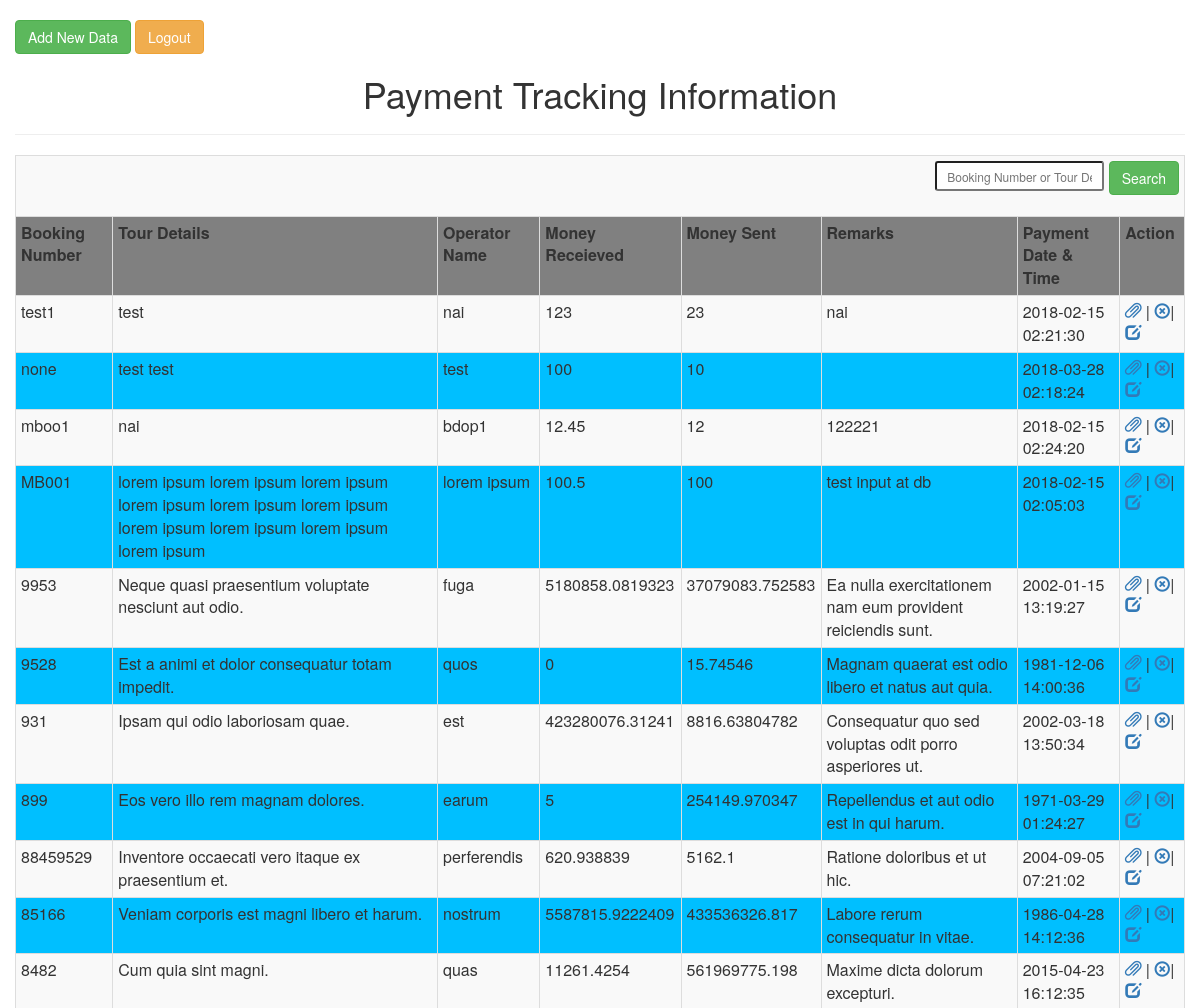
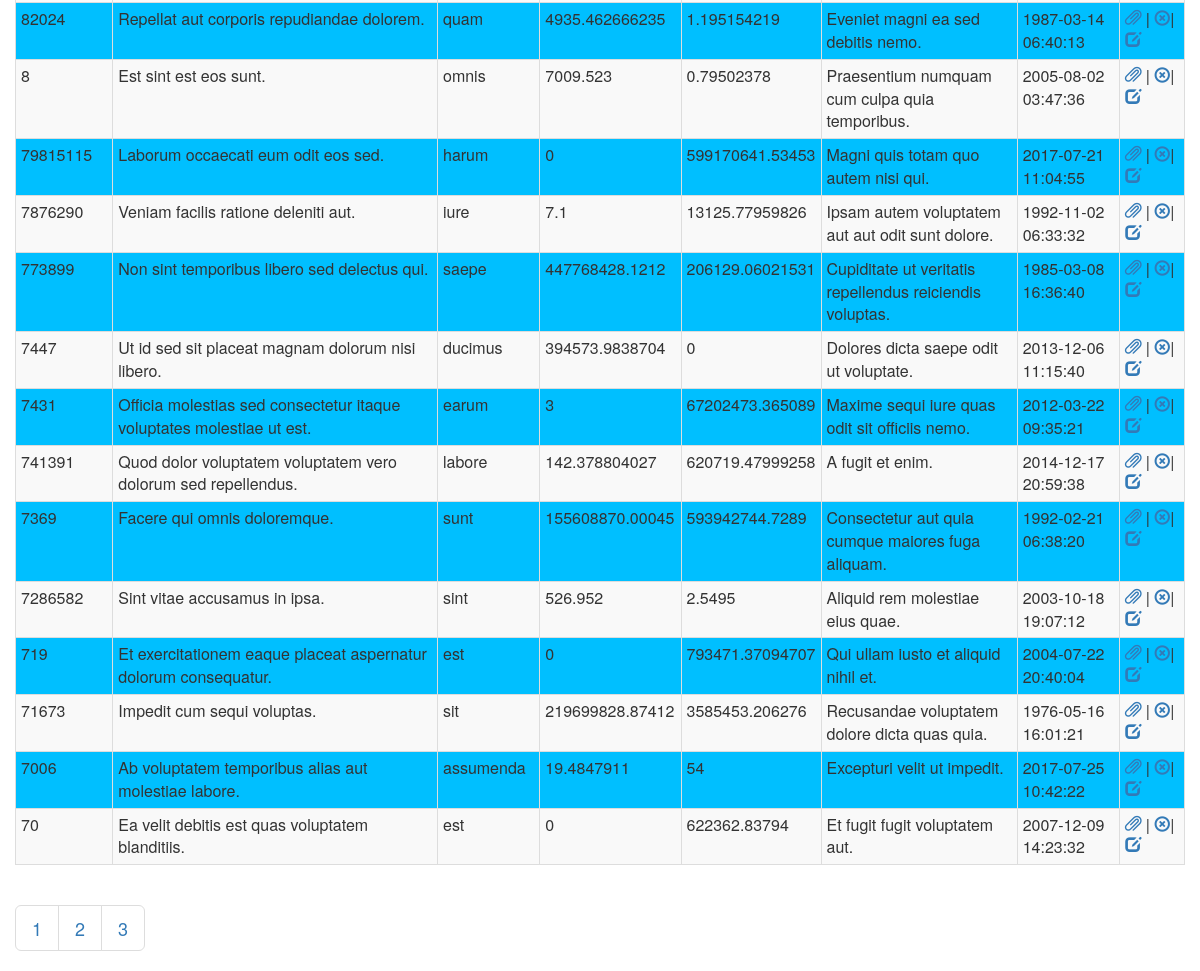
The page /admin.php (signed in) on the database its author committed (2 pictures, top to bottom).
### tables this page shows
CREATE TABLE IF NOT EXISTS `info` (
  `id` int(10) NOT NULL AUTO_INCREMENT,
  `booking_id` varchar(10) NOT NULL,
  `tour_detail` text NOT NULL,
  `operator_name` tinytext NOT NULL,
  `money_in` double NOT NULL,
  `money_out` double NOT NULL,
  `file_link` tinytext NOT NULL,
  `remarks` tinytext NOT NULL,
  `date_time` timestamp NOT NULL DEFAULT CURRENT_TIMESTAMP,
  `deleted_at` timestamp NULL DEFAULT NULL,
  PRIMARY KEY (`id`)
);

### admin.php (the view, shortened to what this page needs)
<?php
if (!(isset($_SESSION['un']))){
    header("location:index.php");
}
else {
    require_once("config.php");
	$limit = 25;
	if (isset($_GET["page"])) { $page  = $_GET["page"]; } else { $page=1; };
	$start_from = ($page-1) * $limit;
  	$sql = "SELECT * FROM info where deleted_at is NULL order by booking_id DESC LIMIT $start_from, $limit";
	$rs_result = mysqli_query ($conn,$sql);
}
?>
<html>
<head>
    <link rel="stylesheet" href="css.css">
        <link rel="stylesheet" href="css/bootstrap.min.css">
</head>
<body class="container-fluid">
<br>
<a href="add.php"> <span class="btn btn-success">Add New Data</span></a>
<a href="logout.php"><span class="btn btn-warning">Logout</span></a>
<center><h1>Payment Tracking Information</h1></center><hr>
<table class="table table-striped table-bordered table-condensed">
<tr>
<td colspan="8">
<form method="get" action="search.php" style="float:right">
<input type="text" name="search" placeholder="Booking Number or Tour Details or Operator Name" class="input-sm"/>
<input type="submit" value="Search" class="btn btn-success"/>
</form>
</td>
</tr>
    <tr>
        <th>Booking Number</th>
        <th>Tour Details</th>
        <th>Operator Name</th>
        <th>Money Receieved</th>
        <th>Money Sent</th>
        <th>Remarks</th>
        <th>Payment Date & Time</th>
        <th>Action</th>
    </tr>
    <?php
    while($res=mysqli_fetch_array($rs_result)) {
        echo "<tr>";
        echo "<td>".$res['booking_id']."</td>";
		echo "<td>".$res['tour_detail']."</td>";
		echo "<td>".$res['operator_name']."</td>";
		echo "<td>".$res['money_in']."</td>";
		echo "<td>".$res['money_out']."</td>";
		echo "<td>".$res['remarks']."</td>";
		echo "<td>".$res['date_time']."</td>";
		echo "<td><a href=./".$res['file_link']." target='_blank'><span class='glyphicon glyphicon-paperclip'></span></a> | <a href=\"delete.php?id=$res[id]\" onClick=\"return confirm('Are you sure you want to delete?')\"><span class='glyphicon glyphicon-remove-circle'></span></a>|<a href=\"edit.php?id=$res[id]\"><span class='glyphicon glyphicon glyphicon-edit'></span></a></td>";
		 echo "</tr>";
    }
    ?>
</table>
<?php
	$sql = "SELECT COUNT(id) FROM info";
	$rs_result = mysqli_query($conn,$sql);
	$row = mysqli_fetch_row($rs_result);
	$total_records = $row[0];
	$total_pages = ceil($total_records / $limit);
	$pagLink = "<ul class='pagination pagination-lg'>";
	for ($i=1; $i<=$total_pages; $i++) {
             $pagLink .= "<li class='page-item'><a href='admin.php?page=".$i."'>".$i."</a></li>";
		};
	echo $pagLink . "</ul>";
?>
</body>
</html>

### css.css (style rules this page uses)
tr:nth-child(odd) { background: #58D3F7; }
tr:nth-child(even) { background: #00BFFF; }
th { background:grey; }

### rows shown on the page
info: booking "test1", tour_detail "test", operator_name "nai", money_in "123", money_out "23", remarks "nai", date_time "2018-02-15 02:21:30"
info: booking "none", tour_detail "test test", operator_name "test", money_in "100", money_out "10", date_time "2018-03-28 02:18:24"
info: booking "mboo1", tour_detail "nai", operator_name "bdop1", money_in "12.45", money_out "12", remarks "122221", date_time "2018-02-15 02:24:20"
info: booking "MB001", tour_detail "lorem ipsum lorem ipsum lorem ipsum lorem ipsum lorem ipsum lorem ipsum lorem ipsum lorem ipsum lorem ipsum lorem ipsum", operator_name "lorem ipsum", money_in "100.5", money_out "100", remarks "test input at db", date_time "2018-02-15 02:05:03"
info: booking "9953", tour_detail "Neque quasi praesentium voluptate nesciunt aut odio.", operator_name "fuga", money_in "5180858.0819323", money_out "37079083.752583", remarks "Ea nulla exercitationem nam eum provident reiciendis sunt.", date_time "2002-01-15 13:19:27"
info: booking "9528", tour_detail "Est a animi et dolor consequatur totam impedit.", operator_name "quos", money_in "0", money_out "15.74546", remarks "Magnam quaerat est odio libero et natus aut quia.", date_time "1981-12-06 14:00:36"
info: booking "931", tour_detail "Ipsam qui odio laboriosam quae.", operator_name "est", money_in "423280076.31241", money_out "8816.63804782", remarks "Consequatur quo sed voluptas odit porro asperiores ut.", date_time "2002-03-18 13:50:34"
info: booking "899", tour_detail "Eos vero illo rem magnam dolores.", operator_name "earum", money_in "5", money_out "254149.970347", remarks "Repellendus et aut odio est in qui harum.", date_time "1971-03-29 01:24:27"
info: booking "88459529", tour_detail "Inventore occaecati vero itaque ex praesentium et.", operator_name "perferendis", money_in "620.938839", money_out "5162.1", remarks "Ratione doloribus et ut hic.", date_time "2004-09-05 07:21:02"
info: booking "85166", tour_detail "Veniam corporis est magni libero et harum.", operator_name "nostrum", money_in "5587815.9222409", money_out "433536326.817", remarks "Labore rerum consequatur in vitae.", date_time "1986-04-28 14:12:36"
info: booking "8482", tour_detail "Cum quia sint magni.", operator_name "quas", money_in "11261.4254", money_out "561969775.198", remarks "Maxime dicta dolorum excepturi.", date_time "2015-04-23 16:12:35"
info: booking "82024", tour_detail "Repellat aut corporis repudiandae dolorem.", operator_name "quam", money_in "4935.462666235", money_out "1.195154219", remarks "Eveniet magni ea sed debitis nemo.", date_time "1987-03-14 06:40:13"
info: booking "8", tour_detail "Est sint est eos sunt.", operator_name "omnis", money_in "7009.523", money_out "0.79502378", remarks "Praesentium numquam cum culpa quia temporibus.", date_time "2005-08-02 03:47:36"
info: booking "79815115", tour_detail "Laborum occaecati eum odit eos sed.", operator_name "harum", money_in "0", money_out "599170641.53453", remarks "Magni quis totam quo autem nisi qui.", date_time "2017-07-21 11:04:55"
info: booking "7876290", tour_detail "Veniam facilis ratione deleniti aut.", operator_name "iure", money_in "7.1", money_out "13125.77959826", remarks "Ipsam autem voluptatem aut aut odit sunt dolore.", date_time "1992-11-02 06:33:32"
info: booking "773899", tour_detail "Non sint temporibus libero sed delectus qui.", operator_name "saepe", money_in "447768428.1212", money_out "206129.06021531", remarks "Cupiditate ut veritatis repellendus reiciendis voluptas.", date_time "1985-03-08 16:36:40"
info: booking "7447", tour_detail "Ut id sed sit placeat magnam dolorum nisi libero.", operator_name "ducimus", money_in "394573.9838704", money_out "0", remarks "Dolores dicta saepe odit ut voluptate.", date_time "2013-12-06 11:15:40"
info: booking "7431", tour_detail "Officia molestias sed consectetur itaque voluptates molestiae ut est.", operator_name "earum", money_in "3", money_out "67202473.365089", remarks "Maxime sequi iure quas odit sit officiis nemo.", date_time "2012-03-22 09:35:21"
info: booking "741391", tour_detail "Quod dolor voluptatem voluptatem vero dolorum sed repellendus.", operator_name "labore", money_in "142.378804027", money_out "620719.47999258", remarks "A fugit et enim.", date_time "2014-12-17 20:59:38"
info: booking "7369", tour_detail "Facere qui omnis doloremque.", operator_name "sunt", money_in "155608870.00045", money_out "593942744.7289", remarks "Consectetur aut quia cumque maiores fuga aliquam.", date_time "1992-02-21 06:38:20"
info: booking "7286582", tour_detail "Sint vitae accusamus in ipsa.", operator_name "sint", money_in "526.952", money_out "2.5495", remarks "Aliquid rem molestiae eius quae.", date_time "2003-10-18 19:07:12"
info: booking "719", tour_detail "Et exercitationem eaque placeat aspernatur dolorum consequatur.", operator_name "est", money_in "0", money_out "793471.37094707", remarks "Qui ullam iusto et aliquid nihil et.", date_time "2004-07-22 20:40:04"
info: booking "71673", tour_detail "Impedit cum sequi voluptas.", operator_name "sit", money_in "219699828.87412", money_out "3585453.206276", remarks "Recusandae voluptatem dolore dicta quas quia.", date_time "1976-05-16 16:01:21"
info: booking "7006", tour_detail "Ab voluptatem temporibus alias aut molestiae labore.", operator_name "assumenda", money_in "19.4847911", money_out "54", remarks "Excepturi velit ut impedit.", date_time "2017-07-25 10:42:22"
info: booking "70", tour_detail "Ea velit debitis est quas voluptatem blanditiis.", operator_name "est", money_in "0", money_out "622362.83794", remarks "Et fugit fugit voluptatem aut.", date_time "2007-12-09 14:23:32"
